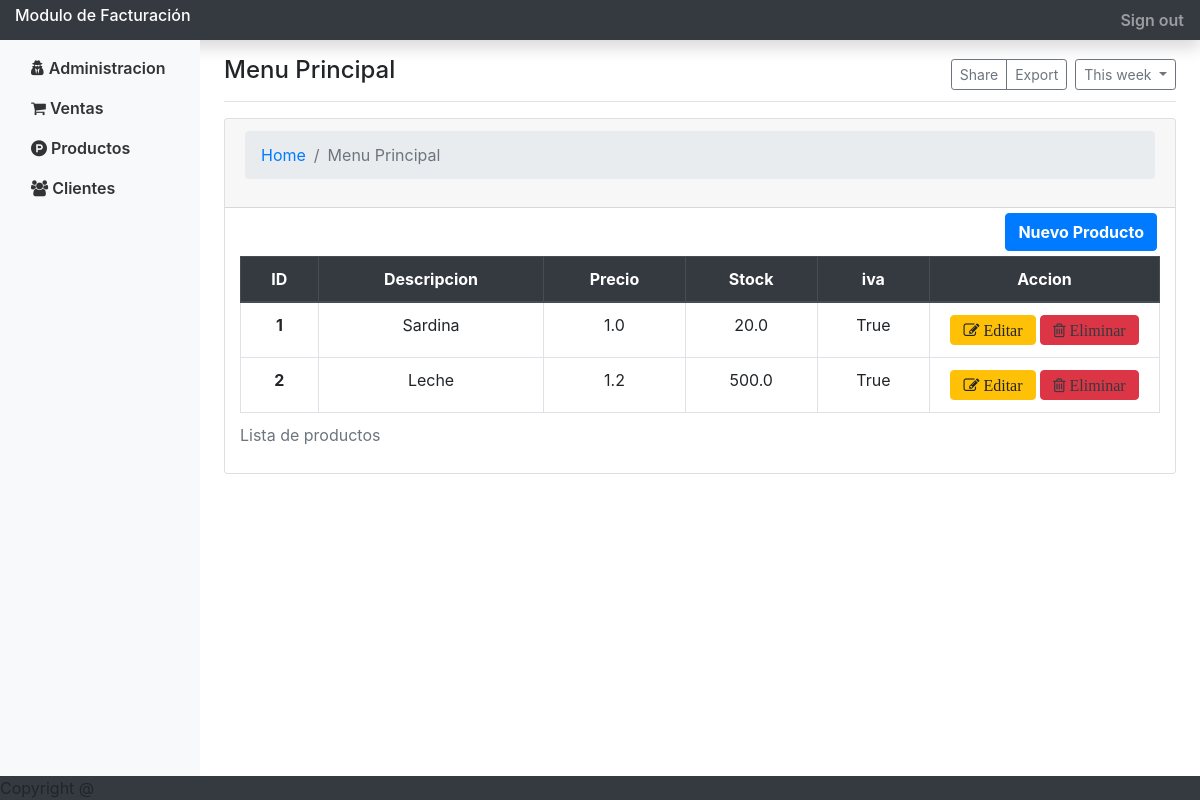
The app's page /listarproducto/, older data.
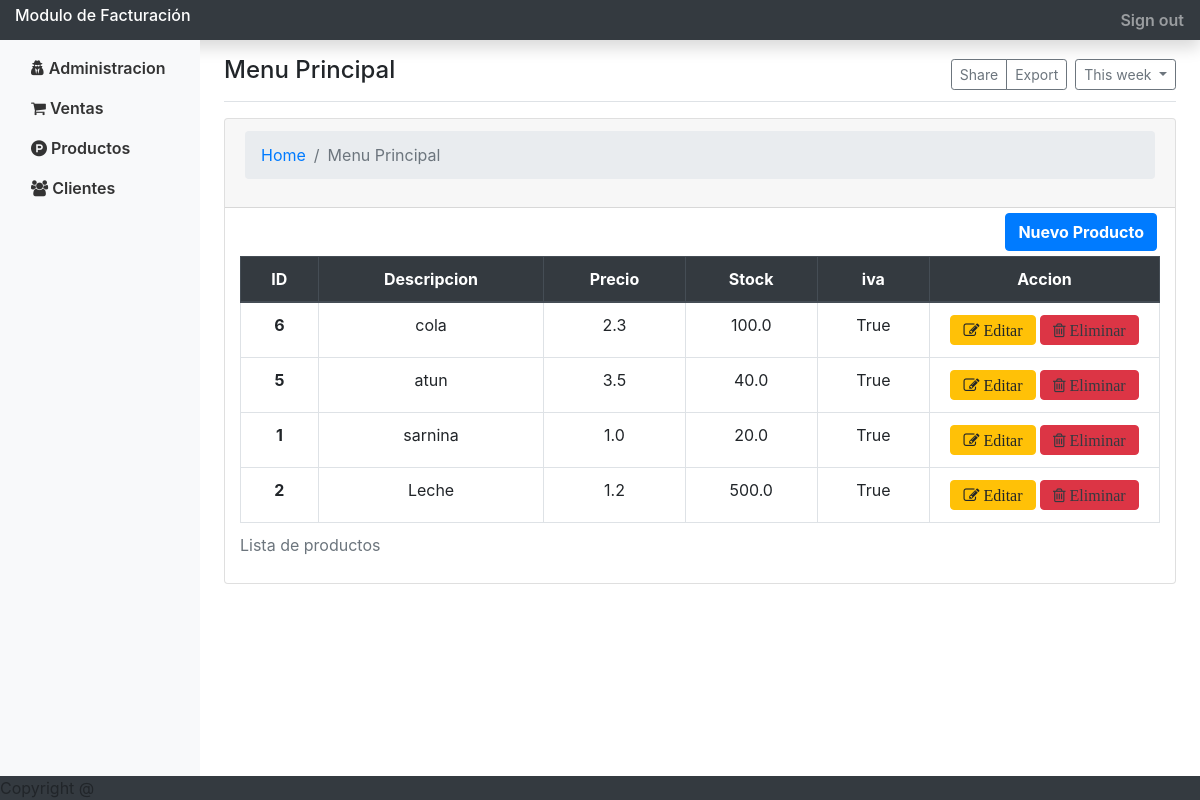
The same page, newer data.
### app/models.py (models this page shows, shortened)
class Producto(models.Model):
    descripcion = models.CharField(max_length=100)
    precio = models.FloatField(default=0)
    stock = models.FloatField(default=0)
    iva = models.BooleanField(default=True)
    creacion = models.DateTimeField(default=datetime.now())
    class Meta:
        verbose_name = 'Producto'
        verbose_name_plural = 'Productos'
        ordering = ["-creacion"]

### app/views.py (the view)
# urls.py: path('listarproducto/', listarProducto, name='listarproducto'),
def listarProducto(request):
    producto = Producto.objects.all()
    opciones = {'Menu': 'Menu Principal',
                'Producto': 'Producto del Blog', 'Acerca': 'Acerca del Blog', 'productos': producto}
    return render(request, 'listar_producto.html', opciones)

### templates/listar_producto.html (shortened to what this page needs)
{% extends "menu.html" %}
    {% load static %}
{% block content %}
<div class="row">
    <div class="col-md-12">
        <div class="card">
            <div class="card-header" data-background-color="blue">
                <nav aria-label="breadcrumb">
                    <ol class="breadcrumb">
                        <li class="breadcrumb-item"><a href="#">Home</a></li>
                        <li class="breadcrumb-item active " aria-current="page">{{ Menu }}</li>
                    </ol>
                </nav>
            </div>
            <div class="container">
                <div class="card-content table-responsive">
                    <div class="row justify-content-end">
                        <a href="{% url 'guardarproducto' %}" class="btn btn-primary"
                            style="margin: 5px; margin-right:18px"><b>Nuevo Producto</b></a>
                    </div>
                    <table class="table table-bordered table-hover">
                        <caption>Lista de productos</caption>
                        <thead class="thead-dark">
                            <th scope="col" class="text-center">ID</th>
                            <th scope="col" class="text-center">Descripcion</th>
                            <th scope="col" class="text-center">Precio</th>
                            <th scope="col" class="text-center">Stock</th>
                            <th scope="col" class="text-center">iva</th>
                            <th scope="col" class="text-center">Accion</th>
                        </thead>
                        {% for c in productos %}
                        <tr>
                            <th scope="row" class="text-center">{{ c.id }}</th>
                            <td class="text-center">{{ c.descripcion }}</td>
                            <td class="text-center">{{ c.precio }}</td>
                            <td class="text-center">{{c.stock}}</td>
                            <td class="text-center">{{ c.iva }}</td>
                            <td style="width:230px" class="text-center">
                                <a href="{% url 'editarproducto' c.id %}" class="btn btn-warning btn-xs">
                                    <span class='fa fa-edit'>&nbsp;Editar</span>
                                </a>
                                <a href="{% url 'eliminarproducto' c.id %}" class="btn btn-danger btn-xs"
                                    onclick="return confirm('¿Estas seguro de eliminar el registro?')">
                                    <span class='fa fa-trash-o text-dark'>&nbsp;Eliminar</span>
                                </a>
                            </td>
                        </tr>
                        {% endfor %}
                    </table>
                </div>
            </div>
        </div>
    </div>
</div>
{% endblock %}

Row changes from the older to the newer data that the page shows:
added Producto: id "6", descripcion "cola", precio "2.3", stock "100.0", iva "True"
added Producto: id "5", descripcion "atun", precio "3.5", stock "40.0", iva "True"
changed Producto id 1: descripcion "Sardina" → "sarnina"
